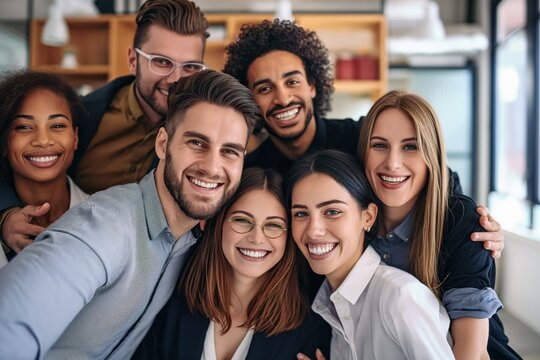
#> input picture group_photo1.jpg, 540 x 360 px, found by its file name
$ python face-det.py
#> lines starting #> are read from the running program, lines starting #| are printed output that depends on the picture; after the words box and inside, x2 and y2 are one past the last pixel; in counts of white or black regions, pixels touching at a corner belong together
import cv2
face_classifier = cv2.CascadeClassifier(cv2.data.haarcascades + 'haarcascade_frontalface_default.xml')
group_photo = cv2.imread('modes/group_photo1.jpg')
#> group_photo is the input picture: shape (360, 540, 3); mean B, G, R 107.1, 110.1, 124.7
cv2.imshow('Group Photo',group_photo)
gray_photo = cv2.cvtColor(group_photo,cv2.COLOR_BGR2GRAY)
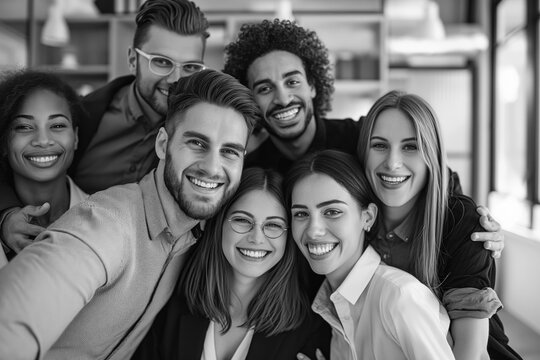
#> gray_photo: shape (360, 540); min 0, max 255, mean 114.1
faces =face_classifier.detectMultiScale(group_photo,scaleFactor=1.1,minNeighbors=5,minSize=(30,30))
#> faces = [[7, 98, 74, 74], [354, 118, 78, 78], [276, 178, 87, 87], [218, 194, 77, 77], [239, 51, 82, 82], [161, 107, 101, 101]]

for(x,y,w,h) in faces:
    cv2.rectangle(group_photo,(x,y),(x+w,y+h),(255,0,0),2)
#> this loop made 6 passes
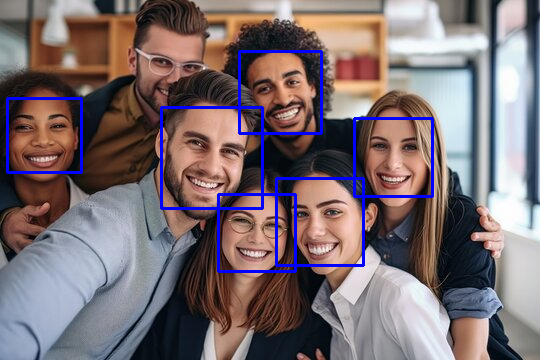
#> group_photo: shape (360, 540, 3); 3.03% of pixels changed, all inside (x1, y1, x2, y2) = (6, 50, 434, 273)
cv2.imshow('group-photo',group_photo)
# cv2.imwrite('modes/group-photo.jpg', gray_photo)
cv2.imwrite('modes/group-photo.jpg', group_photo)
cv2.waitKey(0)
cv2.destroyAllWindows()
